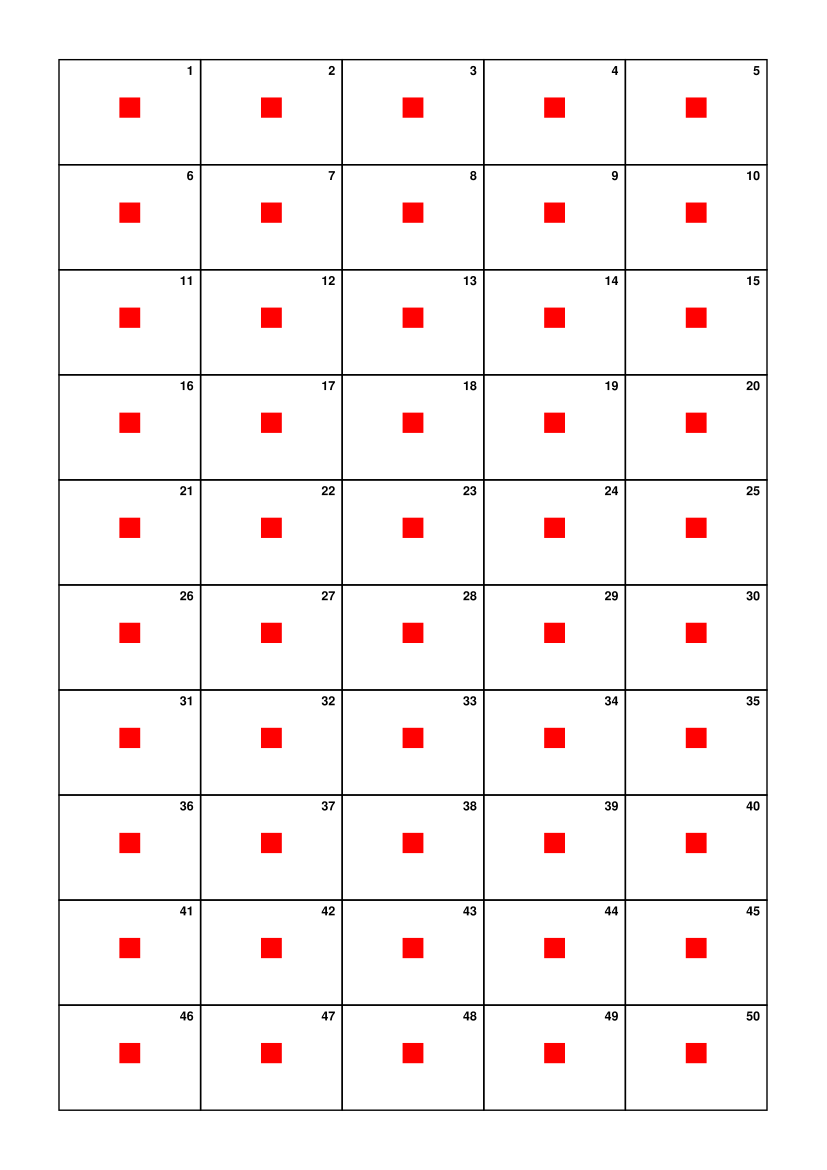

Write Python code to recreate this figure.
from reportlab.lib.pagesizes import A4
from reportlab.lib.units import mm
from reportlab.pdfgen import canvas
from reportlab.lib import colors


def create_numbered_pdf(output_path, ranges, booked_numbers=None):
    """
    Create a PDF with numbered rectangles.

    Parameters:
    - output_path: path of the PDF file
    - ranges: list of tuples with start/end numbers
    Example: [(1, 50), (51, 100)]
    - booked_numbers: list or set of numbers to mark with a cross
    """

    if booked_numbers is None:
        booked_numbers = []

    booked_numbers = set(booked_numbers)

    c = canvas.Canvas(output_path, pagesize=A4)
    width, height = A4

    margin_x = 15 * mm
    margin_y = 15 * mm

    for page_index, (start_num, end_num) in enumerate(ranges):

        cols = 5
        rows = 10

        usable_width = width - 2 * margin_x
        usable_height = height - 2 * margin_y

        rect_width = usable_width / cols
        rect_height = usable_height / rows

        current = start_num

        for r in range(rows):
            for col in range(cols):

                if current > end_num:
                    break

                x = margin_x + col * rect_width
                y = height - margin_y - (r + 1) * rect_height

                # Draw rectangle
                c.rect(x, y, rect_width, rect_height)

                # Draw number in top-right corner
                c.setFont("Helvetica-Bold", 9)
                c.drawRightString(
                    x + rect_width - 5,
                    y + rect_height - 11,
                    str(current)
                )

                # If booked -> write "vendido"
                if current in booked_numbers:
                    c.setFont("Helvetica-Bold", 100)
                    c.setFillColor(colors.red)

                    c.drawCentredString(
                        x + rect_width / 2,
                        y + rect_height / 2 - 4,
                        "."
                    )

                    # Reset style
                    c.setFillColor(colors.black)

                current += 1

        if page_index < len(ranges) - 1:
            c.showPage()

    c.save()


# -----------------------------
# RUN THE SCRIPT
# -----------------------------

number_ranges = [
    (1, 50),
    (51, 100),
    (101, 150),
    (151, 200)
]

booked = [1, 2, 3, 4, 5, 6, 7, 8, 9, 10, 11, 12, 13, 14, 15, 16, 17, 18, 19, 20, 21, 22, 23, 24, 25, 26, 27, 28, 29, 30, 31, 32, 33, 34, 35, 36, 37,
          38, 39, 40, 41, 42, 43, 44, 45, 46, 47, 48, 49, 50, 51, 52, 54, 55, 56, 57, 58, 59, 60, 61, 62, 63, 67, 68, 69, 73, 77, 78, 81, 84, 88, 89, 90, 91, 94,
          95, 97, 98, 100, 101, 103, 105, 112, 115, 117, 118, 119, 120, 121, 123, 124, 126, 127, 128, 130, 134, 135, 138, 143, 145, 147, 148, 149,
          150, 151, 152, 153, 154, 155, 156, 157, 158, 159, 160, 161, 162, 163, 164, 165, 166, 167, 168, 169, 170, 171, 172, 173, 174, 175, 176, 177, 178, 179, 180,
          181, 182, 183, 184, 185, 186, 187, 188, 189, 190, 191, 192, 193, 194, 195, 196, 197, 198, 199, 200]

create_numbered_pdf(
    output_path="rifas.pdf",
    ranges=number_ranges,
    booked_numbers=booked
)


print("PDF generated successfully!")
